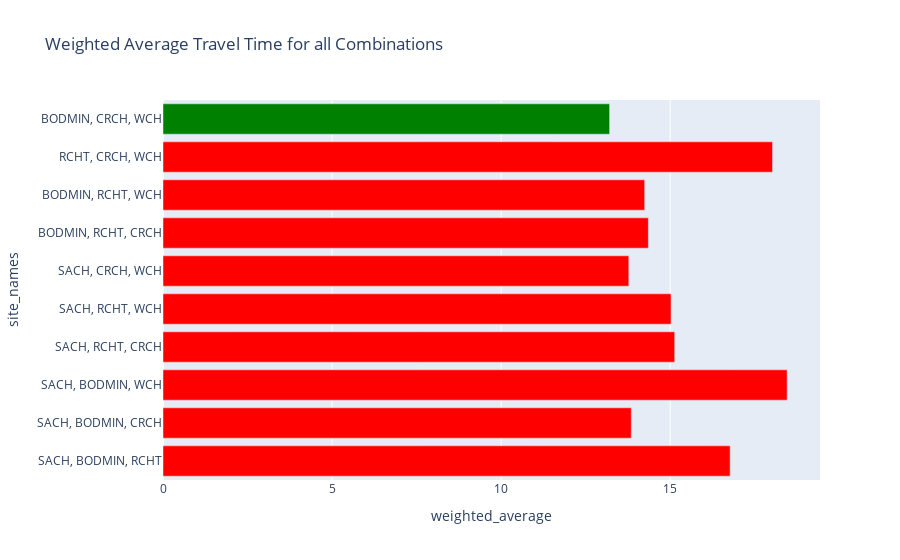

Notebook source saved alongside this figure:
### Markdown cell above
Generate a bar chart of all possible solution costs.

You can choose to use any library you like - the lecture used plotly express, but you could use plotnine, matplotlib, or seaborn if you prefer. 

Your chart should include the following elements:
* All possible clinic combinations represented as bars
* Title
* x-axis label
* y-axis label

If you want an extra challenge, try looking into how you could make just the best solution be marked green.
You may need to add an extra column to the result_df.

### Code cell
import plotly.express as px

results_df['color'] = 'red'  # Default color
results_df.sort_values(by='weighted_average', inplace=True, ascending=True)
results_df['rank'] = range(1, len(results_df) + 1)
results_df.loc[results_df['rank'] == 1, 'color'] = 'green'  # Set color to green for the top rank
results_df.sort_index(inplace=True)

px.bar(
    data_frame=results_df,
    y='site_names',
    x= 'weighted_average', 
    title='Weighted Average Travel Time for all Combinations',
    color='color',
    color_discrete_map="identity"
)

### Figure 1 — Plotly figure (JSON) as saved in the notebook; plotly's stock layout.template omitted (floating-point values rounded to 4 significant figures)
{"data": [{"alignmentgroup": "True", "hovertemplate": "weighted_average=%{x}<br>site_names=%{y}<extra></extra>", "legendgroup": "", "marker": {"color": "red", "pattern": {"shape": ""}}, "name": "", "offsetgroup": "", "orientation": "h", "showlegend": false, "textposition": "auto", "type": "bar", "x": [16.77, 13.85, 18.46, 15.13, 15.03, 13.78, 14.35, 14.25, 18.03], "xaxis": "x", "y": ["SACH, BODMIN, RCHT", "SACH, BODMIN, CRCH", "SACH, BODMIN, WCH", "SACH, RCHT, CRCH", "SACH, RCHT, WCH", "SACH, CRCH, WCH", "BODMIN, RCHT, CRCH", "BODMIN, RCHT, WCH", "RCHT, CRCH, WCH"], "yaxis": "y"}, {"alignmentgroup": "True", "hovertemplate": "weighted_average=%{x}<br>site_names=%{y}<extra></extra>", "legendgroup": "", "marker": {"color": "green", "pattern": {"shape": ""}}, "name": "", "offsetgroup": "", "orientation": "h", "showlegend": false, "textposition": "auto", "type": "bar", "x": [13.21], "xaxis": "x", "y": ["BODMIN, CRCH, WCH"], "yaxis": "y"}], "layout": {"barmode": "relative", "legend": {"tracegroupgap": 0}, "title": {"text": "Weighted Average Travel Time for all Combinations"}, "xaxis": {"anchor": "y", "domain": [0, 1], "title": {"text": "weighted_average"}}, "yaxis": {"anchor": "x", "domain": [0, 1], "title": {"text": "site_names"}}}}
